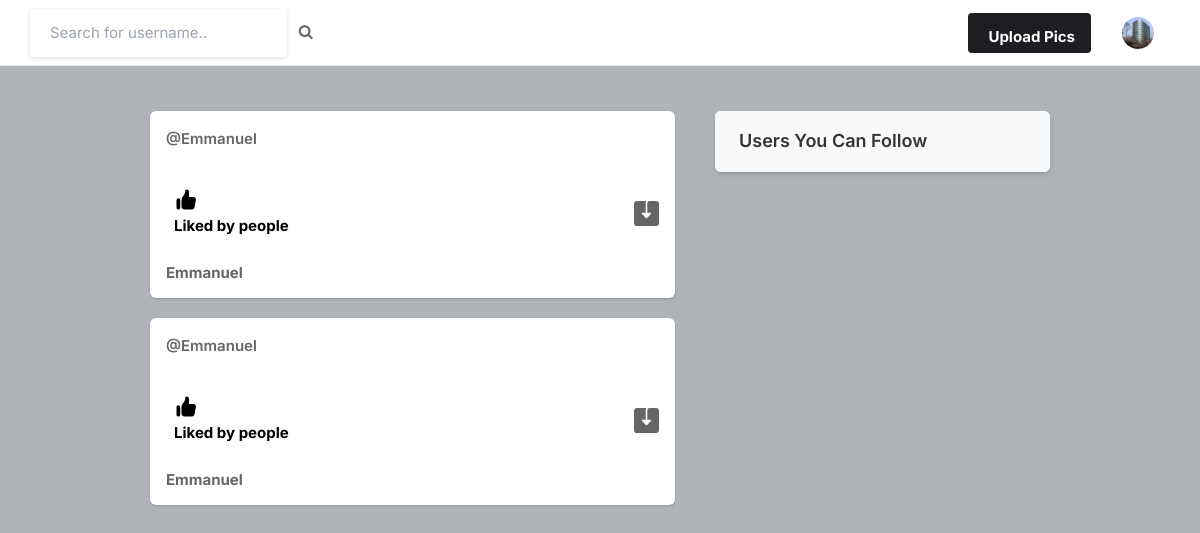
The page / (signed in) on the database as committed earlier.
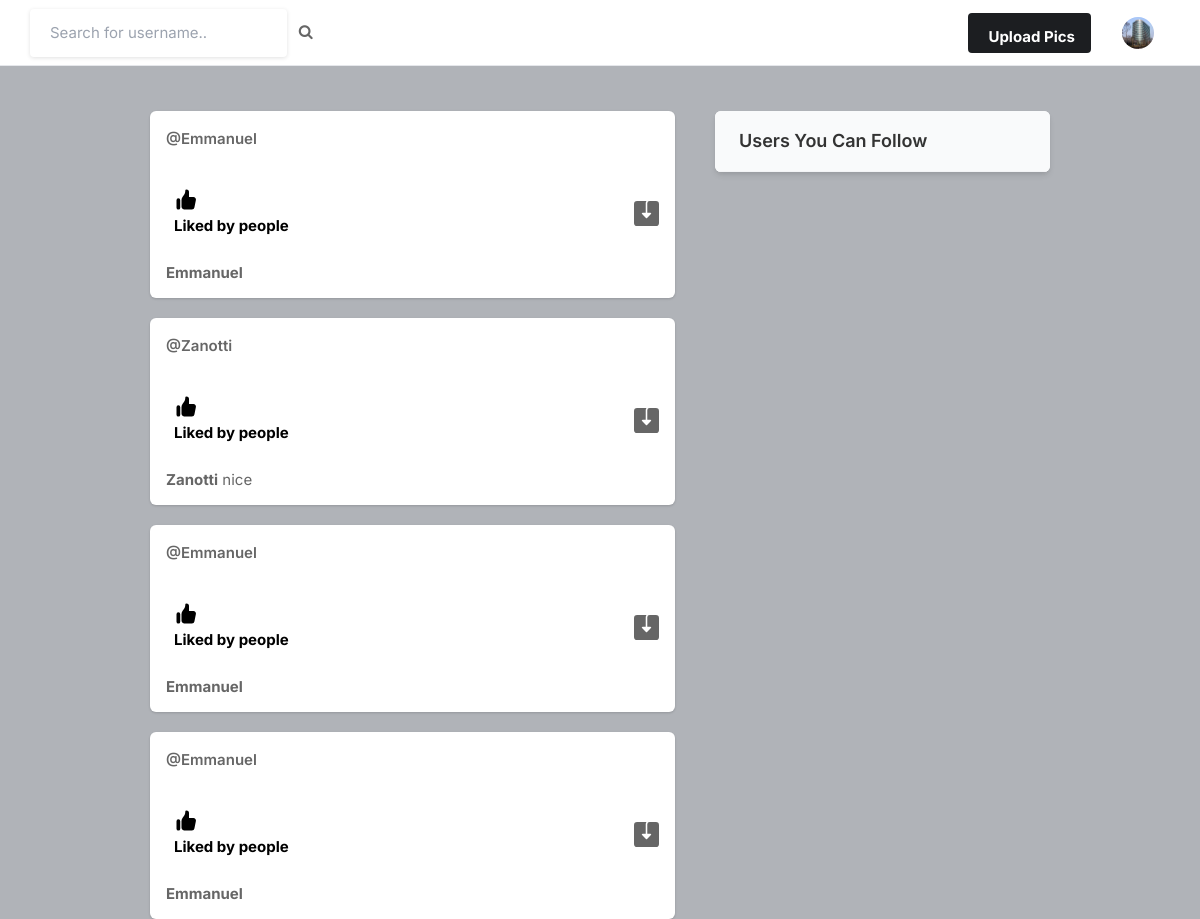
The same page on the database as committed later.
### app/models.py (models this page shows, shortened)
class Profile(models.Model):
    user = models.ForeignKey(User, on_delete=models.CASCADE)
    id_user = models.IntegerField()
    bio = models.TextField(blank=True)
    profileimg = models.ImageField(upload_to="profile_images", default="facebook-office.jpg")
    location = models.CharField(max_length=100, blank=True)

class Post(models.Model):
    id = models.UUIDField(primary_key=True, default=uuid.uuid4)
    user = models.CharField(max_length=100)
    image = models.ImageField(upload_to='posts')
    caption = models.TextField()
    created_at = models.DateTimeField(default=datetime.now())
    likes = models.IntegerField(default=0)

### app/views.py (the view)
# urls.py: path('', views.index, name="index"),
@login_required(login_url="signin")
def index(request):
    user_object = User.objects.get(username=request.user.username)
    user_profile = Profile.objects.get(user=user_object)
    posts = Post.objects.all()
    feed = []
    for i in posts:
        if FollowersCount.objects.filter(user=i.user, follower=request.user.username).exists():
            feed.append(i)
        if i.user == request.user.username:
            feed.append(i)
    context = {
        "user_profile": user_profile,
        "posts": feed
        }
    return render(request, "index.html", context)

### templates/index.html (shortened to what this page needs)
{% load static %}
<!DOCTYPE html>
<html lang="en">
<head>
    <link rel="stylesheet" href="{% static 'assets/css/icons.css' %}">
    <link rel="stylesheet" href="{% static 'assets/css/uikit.css' %}">
    <link rel="stylesheet" href="{% static 'assets/css/style.css' %}">
    <link rel="stylesheet" href="{% static 'assets/css/tailwind.css' %}">
    <link rel="stylesheet" href="https://cdnjs.cloudflare.com/ajax/libs/font-awesome/4.7.0/css/font-awesome.min.css">
</head>
<body>
            <header>
                <div class="header_inner">
                    <form action="/search" method="POST">
                    <div class="left-side">
                            <input type="text" name="username" placeholder="Search for username..">&nbsp; &nbsp;
                            <button type="submit"><i class="fa fa-search fa-1x"></i></button>
                    </div>
                    </form>
                    <div class="right-side lg:pr-4">
                        <a href="#"
                            class="bg-pink-500 flex font-bold hidden hover:bg-pink-600 hover:text-white inline-block items-center lg:block max-h-10 mr-4 px-4 py-2 rounded shado text-white">
                              Upload Pics
                        </a>
                        <a href="#">
                            <img src="{{user_profile.profileimg.url}}" class="header-avatar" alt="">
                        </a>
                    </div>
                </div>
            </header>
            <div class="container m-auto">
                <div class="lg:flex justify-center lg:space-x-10 lg:space-y-0 space-y-5">
                    <div class="space-y-5 flex-shrink-0 lg:w-7/12">
                        {% for post in posts reversed %}
                        <div class="bg-white shadow rounded-md  -mx-2 lg:mx-0">
                            <div class="flex justify-between items-center px-4 py-3">
                                <div class="flex flex-1 items-center space-x-4">
                                    <span class="block font-semibold "><a href="/profile/{{post.user}}">@{{post.user}}</a></span>
                                </div>
                              <div>
                                <a href="#"> <i class="icon-feather-more-horizontal text-2xl hover:bg-gray-200 rounded-full p-2 transition -mr-1 "></i> </a>
                              </div>
                            </div>
                            <div class="py-3 px-4 space-y-3">
                                <div class="flex space-x-4 lg:font-bold">
                                    <a href="/like-post?post_id={{post.id}}" class="flex items-center space-x-2">
                                        <div class="p-2 rounded-full text-black">
                                            {% if post.no_of_likes == 0 %}
                                            <p>No likes</p>
                                            {% elif post.no_of_likes == 1 %}
                                            <p>Liked by {{post.no_of_likes}} person</p>
                                            {% else %}
                                            <p>Liked by {{post.no_of_likes}} people</p>
                                            {% endif %}
                                        </div>
                                    </a>
                                    <a href="{{post.image.url}}" class="flex items-center space-x-2 flex-1 justify-end" download>
                                    </a>
                                </div>
                                <p>
                                    <a href="/profile/{{post.user}}"><strong>{{post.user}}</strong></a> {{post.caption}}
                                </p>
                            </div>
                        </div>
                        {% endfor %}
                    </div>
                    <div class="lg:w-5/12">
                        <div class="bg-white  shadow-md rounded-md overflow-hidden">
                            <div class="bg-gray-50  border-b border-gray-100 flex items-baseline justify-between py-4 px-6 ">
                                <h2 class="font-semibold text-lg">Users You Can Follow</h2>
                            </div>
                        </div>
                    </div>
                </div>
            </div>
</body>
</html>

### static/assets/css/style.css (style rules this page uses)
body { background-color: #B0B3B8!important; }
button { vertical-align: middle; }
input { height: 48px; line-height: 48px; padding: 0 20px; outline: none; font-size: 15px; color: #808080; max-width: 100%; width: 100%; -webkit-box-sizing: border-box; box-sizing: border-box; display: block; font-weight: 400; opacity: 1; border-radius: 4px; border: none; -webkit-box-shadow: 0 1px 4px 0px rgba(0, 0, 0, 0.12); box-shadow: 0 1px 4px 0px rgba(0, 0, 0, 0.12); }
input[type="text"], input[type="password"], input[type="email"], input[type="number"] { height: 48px; line-height: 48px; padding: 0 20px; outline: none; font-size: 15px; color: #808080; max-width: 100%; width: 100%; -webkit-box-sizing: border-box; box-sizing: border-box; display: block; font-weight: 400; opacity: 1; border-radius: 4px; border: none; -webkit-box-shadow: 0 1px 4px 0px rgba(0, 0, 0, 0.12); box-shadow: 0 1px 4px 0px rgba(0, 0, 0, 0.12); }
input { -webkit-transition: all 0.1s ease-in-out; transition: all 0.1s ease-in-out; }
::placeholder { color: #808080; opacity: 1; }
button { border: none; margin: 0; padding: 0; width: auto; overflow: visible; background: transparent; color: inherit; font: inherit; line-height: normal; cursor: pointer; }
a { color: #be185d; -webkit-transition: 0.3s; transition: 0.3s; outline: none !important; }
button { outline: none !important; }
img { max-width: 100%; }
body { color: #666; font-size: 15px; line-height: 27px; background-color: #f0f2f5; font-family: "Inter", sans-serif; text-transform: none; }
body p { font-size: 15px; line-height: 27px; }
h1, h2, h3, h4, h5, h6 { font-family: "Inter", sans-serif; text-transform: none; }
input[type="text"], input[type="password"], input[type="email"] { font-family: "Inter", sans-serif; text-transform: none; }
button, body .pac-container { font-family: "Inter", sans-serif; text-transform: none; }
h1, h2, h3, h4, h5, h6 { color: #333; font-weight: 500; margin: 0; padding: 0; }
h2 { font-size: 26px; }
b, strong { font-weight: 700 !important; }
@media (min-width: 1024px) { .container { max-width: 900px !important; padding-top: 45px; } }
header { background-color: #fff; left: 0; right: 0; top: 0; z-index: 99; height: 66px; display: -webkit-box; display: -ms-flexbox; display: flex; -webkit-box-align: center; -ms-flex-align: center; align-items: center; border-bottom: 1px solid #e5e7eb; }
header .header_inner { display: -webkit-box; display: -ms-flexbox; display: flex; -webkit-box-align: center; -ms-flex-align: center; align-items: center; max-width: 1090px; margin: auto; width: 100%; max-width: 100% !important; padding: 0 30px; }
header .header_inner .left-side { display: -webkit-box; display: -ms-flexbox; display: flex; -webkit-box-align: center; -ms-flex-align: center; align-items: center; }
header .header_inner .right-side { display: -webkit-box; display: -ms-flexbox; display: flex; -webkit-box-align: center; -ms-flex-align: center; align-items: center; -webkit-box-pack: end; -ms-flex-pack: end; justify-content: flex-end; margin-left: auto; }
header .header_inner .right-side .header-avatar { width: 32px; height: 32px; border-radius: 100%; margin-left: 15px; }

Rows that differ between the two databases and show on the page:
added Post: user "Emmanuel"
now on this page (row edited): Post: user "Zanotti", caption "nice"
